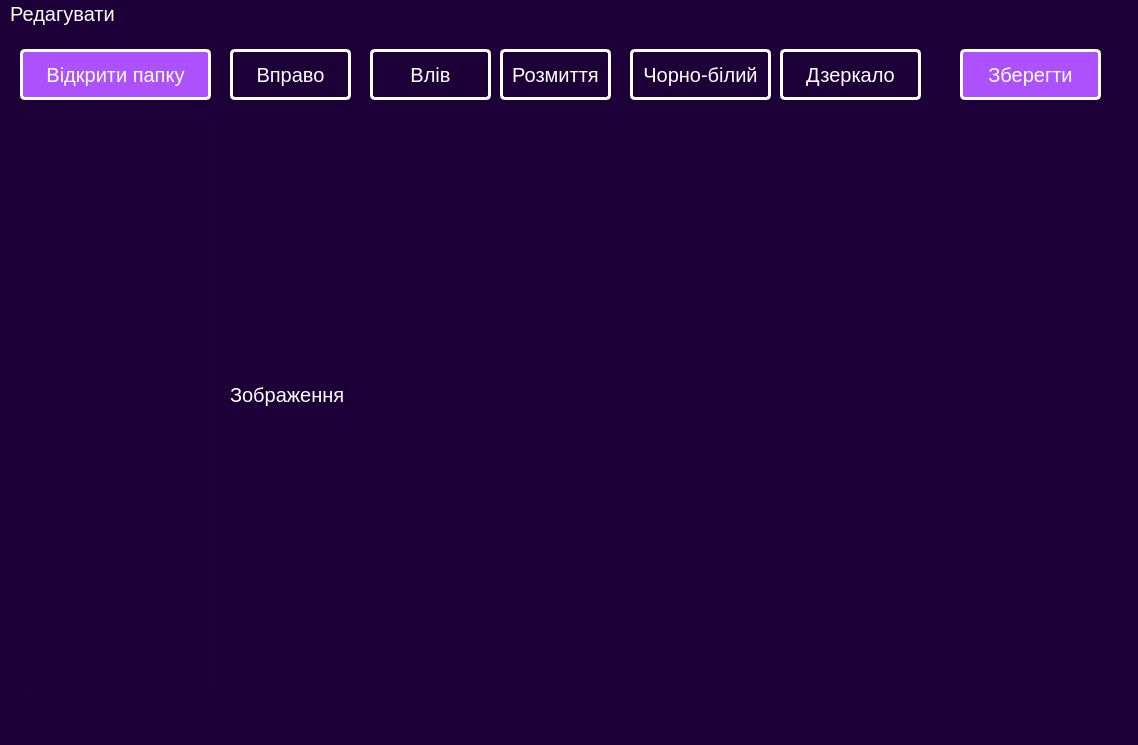
<?xml version="1.0" encoding="UTF-8"?>
<ui version="4.0">
 <class>MainWindow</class>
 <widget class="QMainWindow" name="MainWindow">
  <property name="geometry">
   <rect>
    <x>0</x>
    <y>0</y>
    <width>1138</width>
    <height>745</height>
   </rect>
  </property>
  <property name="windowTitle">
   <string>Easy Editor</string>
  </property>
  <property name="styleSheet">
   <string notr="true">background: #1e0038;
color: white;
font-size: 20px;</string>
  </property>
  <widget class="QWidget" name="centralwidget">
   <widget class="QListWidget" name="image_list">
    <property name="geometry">
     <rect>
      <x>20</x>
      <y>90</y>
      <width>191</width>
      <height>571</height>
     </rect>
    </property>
   </widget>
   <widget class="QPushButton" name="folder_btn">
    <property name="geometry">
     <rect>
      <x>20</x>
      <y>20</y>
      <width>191</width>
      <height>51</height>
     </rect>
    </property>
    <property name="styleSheet">
     <string notr="true">background: #ac51fc;
border: 3px solid white;
border-radius: 5px;
padding: 10px;</string>
    </property>
    <property name="text">
     <string>Відкрити папку</string>
    </property>
   </widget>
   <widget class="QPushButton" name="right_btn">
    <property name="geometry">
     <rect>
      <x>230</x>
      <y>20</y>
      <width>121</width>
      <height>51</height>
     </rect>
    </property>
    <property name="styleSheet">
     <string notr="true">border: 3px solid white;
border-radius: 5px;
padding: 10px;</string>
    </property>
    <property name="text">
     <string>Вправо</string>
    </property>
   </widget>
   <widget class="QPushButton" name="left_btn">
    <property name="geometry">
     <rect>
      <x>370</x>
      <y>20</y>
      <width>121</width>
      <height>51</height>
     </rect>
    </property>
    <property name="styleSheet">
     <string notr="true">border: 3px solid white;
border-radius: 5px;
padding: 10px;</string>
    </property>
    <property name="text">
     <string>Влів</string>
    </property>
   </widget>
   <widget class="QPushButton" name="blur_btn">
    <property name="geometry">
     <rect>
      <x>500</x>
      <y>20</y>
      <width>111</width>
      <height>51</height>
     </rect>
    </property>
    <property name="styleSheet">
     <string notr="true">border: 3px solid white;
border-radius: 5px;
padding: 10px;</string>
    </property>
    <property name="text">
     <string>Розмиття</string>
    </property>
   </widget>
   <widget class="QPushButton" name="bw_btn">
    <property name="geometry">
     <rect>
      <x>630</x>
      <y>20</y>
      <width>141</width>
      <height>51</height>
     </rect>
    </property>
    <property name="styleSheet">
     <string notr="true">border: 3px solid white;
border-radius: 5px;
padding: 10px;</string>
    </property>
    <property name="text">
     <string>Чорно-білий</string>
    </property>
   </widget>
   <widget class="QLabel" name="image_label">
    <property name="geometry">
     <rect>
      <x>230</x>
      <y>90</y>
      <width>861</width>
      <height>551</height>
     </rect>
    </property>
    <property name="text">
     <string>Зображення</string>
    </property>
   </widget>
   <widget class="QPushButton" name="save_btn">
    <property name="geometry">
     <rect>
      <x>960</x>
      <y>20</y>
      <width>141</width>
      <height>51</height>
     </rect>
    </property>
    <property name="styleSheet">
     <string notr="true">background: #ac51fc;
border: 3px solid white;
border-radius: 5px;
padding: 10px;</string>
    </property>
    <property name="text">
     <string>Зберегти</string>
    </property>
   </widget>
   <widget class="QPushButton" name="mirror_btn">
    <property name="geometry">
     <rect>
      <x>780</x>
      <y>20</y>
      <width>141</width>
      <height>51</height>
     </rect>
    </property>
    <property name="styleSheet">
     <string notr="true">border: 3px solid white;
border-radius: 5px;
padding: 10px;</string>
    </property>
    <property name="text">
     <string>Дзеркало</string>
    </property>
   </widget>
  </widget>
  <widget class="QMenuBar" name="menubar">
   <property name="geometry">
    <rect>
     <x>0</x>
     <y>0</y>
     <width>1138</width>
     <height>34</height>
    </rect>
   </property>
   <widget class="QMenu" name="menu">
    <property name="title">
     <string>Редагувати</string>
    </property>
    <addaction name="action"/>
    <addaction name="action_2"/>
   </widget>
   <addaction name="menu"/>
  </widget>
  <widget class="QStatusBar" name="statusbar"/>
  <action name="action">
   <property name="text">
    <string>Відкрити папку</string>
   </property>
  </action>
  <action name="action_2">
   <property name="text">
    <string>Зберегти</string>
   </property>
  </action>
 </widget>
 <resources/>
 <connections/>
</ui>
